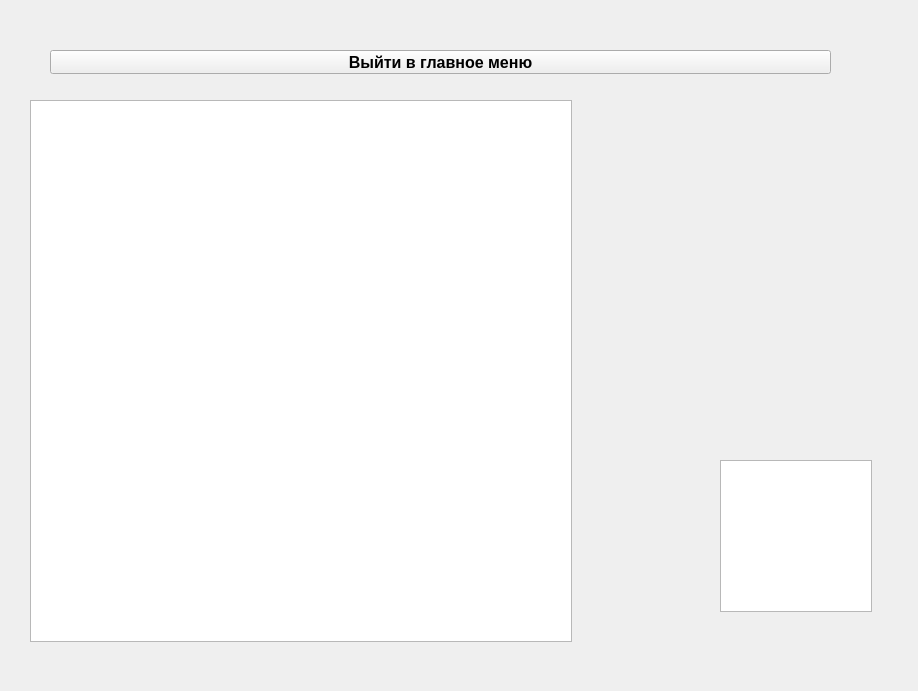
<?xml version="1.0" encoding="UTF-8"?>
<ui version="4.0">
 <class>GameField</class>
 <widget class="QWidget" name="GameField">
  <property name="geometry">
   <rect>
    <x>0</x>
    <y>0</y>
    <width>918</width>
    <height>691</height>
   </rect>
  </property>
  <property name="minimumSize">
   <size>
    <width>918</width>
    <height>691</height>
   </size>
  </property>
  <property name="maximumSize">
   <size>
    <width>918</width>
    <height>691</height>
   </size>
  </property>
  <property name="windowTitle">
   <string>Game</string>
  </property>
  <widget class="QPushButton" name="pushButton">
   <property name="geometry">
    <rect>
     <x>50</x>
     <y>50</y>
     <width>781</width>
     <height>24</height>
    </rect>
   </property>
   <property name="font">
    <font>
     <pointsize>12</pointsize>
     <weight>75</weight>
     <bold>true</bold>
    </font>
   </property>
   <property name="text">
    <string>Выйти в главное меню</string>
   </property>
  </widget>
  <widget class="Inventory" name="tableWidget">
   <property name="geometry">
    <rect>
     <x>30</x>
     <y>100</y>
     <width>542</width>
     <height>542</height>
    </rect>
   </property>
   <property name="font">
    <font>
     <weight>75</weight>
     <bold>true</bold>
    </font>
   </property>
   <property name="tabletTracking">
    <bool>false</bool>
   </property>
   <property name="focusPolicy">
    <enum>Qt::WheelFocus</enum>
   </property>
   <property name="contextMenuPolicy">
    <enum>Qt::DefaultContextMenu</enum>
   </property>
   <property name="acceptDrops">
    <bool>true</bool>
   </property>
   <property name="inputMethodHints">
    <set>Qt::ImhNone</set>
   </property>
   <property name="horizontalScrollBarPolicy">
    <enum>Qt::ScrollBarAsNeeded</enum>
   </property>
   <property name="sizeAdjustPolicy">
    <enum>QAbstractScrollArea::AdjustIgnored</enum>
   </property>
   <property name="autoScrollMargin">
    <number>16</number>
   </property>
   <property name="editTriggers">
    <set>QAbstractItemView::AnyKeyPressed|QAbstractItemView::DoubleClicked|QAbstractItemView::EditKeyPressed</set>
   </property>
   <property name="tabKeyNavigation">
    <bool>true</bool>
   </property>
   <property name="showDropIndicator" stdset="0">
    <bool>true</bool>
   </property>
   <property name="dragEnabled">
    <bool>false</bool>
   </property>
   <property name="dragDropOverwriteMode">
    <bool>true</bool>
   </property>
   <property name="dragDropMode">
    <enum>QAbstractItemView::DragDrop</enum>
   </property>
   <property name="defaultDropAction">
    <enum>Qt::MoveAction</enum>
   </property>
   <property name="alternatingRowColors">
    <bool>false</bool>
   </property>
   <property name="textElideMode">
    <enum>Qt::ElideMiddle</enum>
   </property>
   <property name="gridStyle">
    <enum>Qt::DotLine</enum>
   </property>
   <property name="wordWrap">
    <bool>false</bool>
   </property>
   <property name="cornerButtonEnabled">
    <bool>false</bool>
   </property>
   <attribute name="horizontalHeaderVisible">
    <bool>false</bool>
   </attribute>
   <attribute name="horizontalHeaderMinimumSectionSize">
    <number>20</number>
   </attribute>
   <attribute name="horizontalHeaderHighlightSections">
    <bool>false</bool>
   </attribute>
   <attribute name="verticalHeaderVisible">
    <bool>false</bool>
   </attribute>
   <attribute name="verticalHeaderHighlightSections">
    <bool>true</bool>
   </attribute>
  </widget>
  <widget class="FieldObject" name="tableWidget_2">
   <property name="geometry">
    <rect>
     <x>720</x>
     <y>460</y>
     <width>152</width>
     <height>152</height>
    </rect>
   </property>
   <attribute name="horizontalHeaderVisible">
    <bool>false</bool>
   </attribute>
   <attribute name="horizontalHeaderHighlightSections">
    <bool>false</bool>
   </attribute>
   <attribute name="verticalHeaderVisible">
    <bool>false</bool>
   </attribute>
  </widget>
 </widget>
 <customwidgets>
  <customwidget>
   <class>Inventory</class>
   <extends>QTableWidget</extends>
   <header>inventory.h</header>
  </customwidget>
  <customwidget>
   <class>FieldObject</class>
   <extends>QTableWidget</extends>
   <header>fieldobject.h</header>
  </customwidget>
 </customwidgets>
 <resources/>
 <connections/>
</ui>
